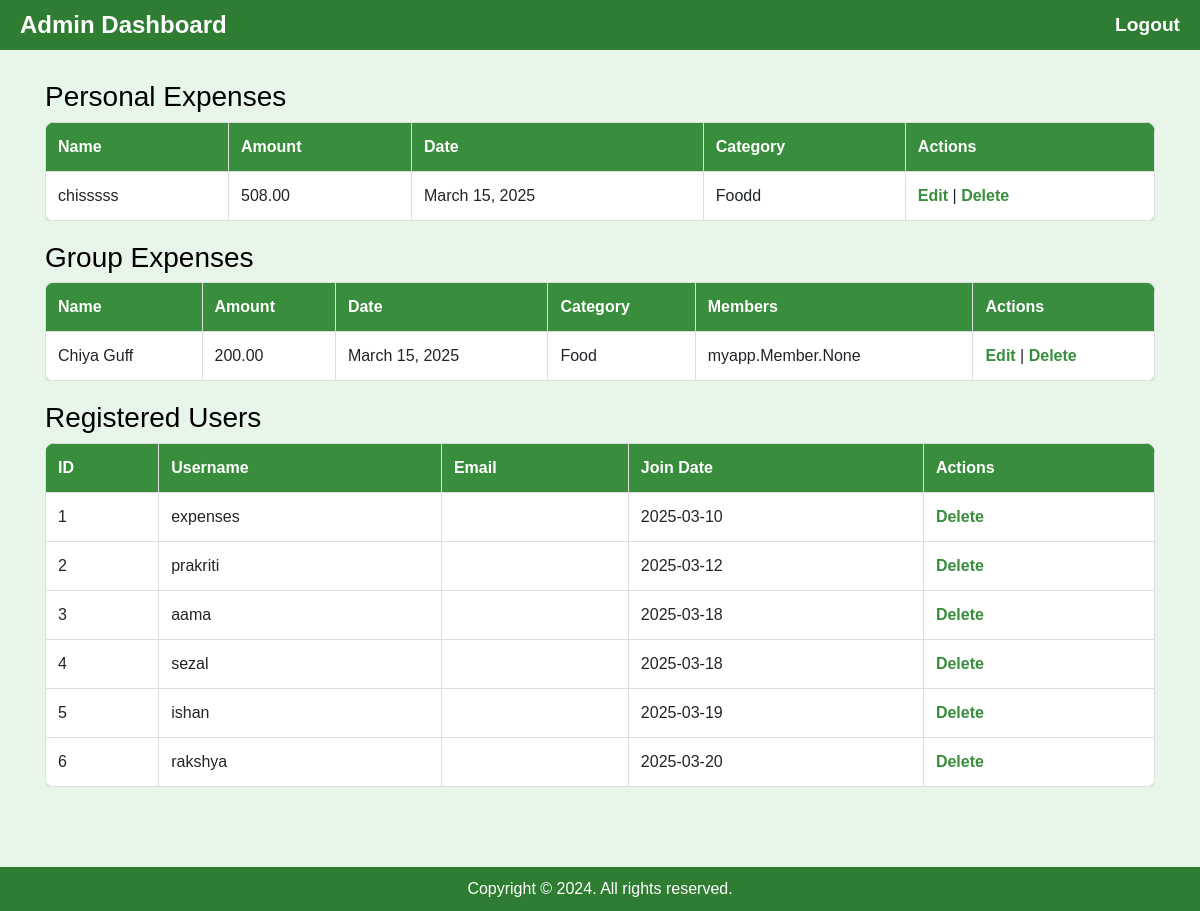
Before: /admin-dashboard/ (signed in) with the older database file.
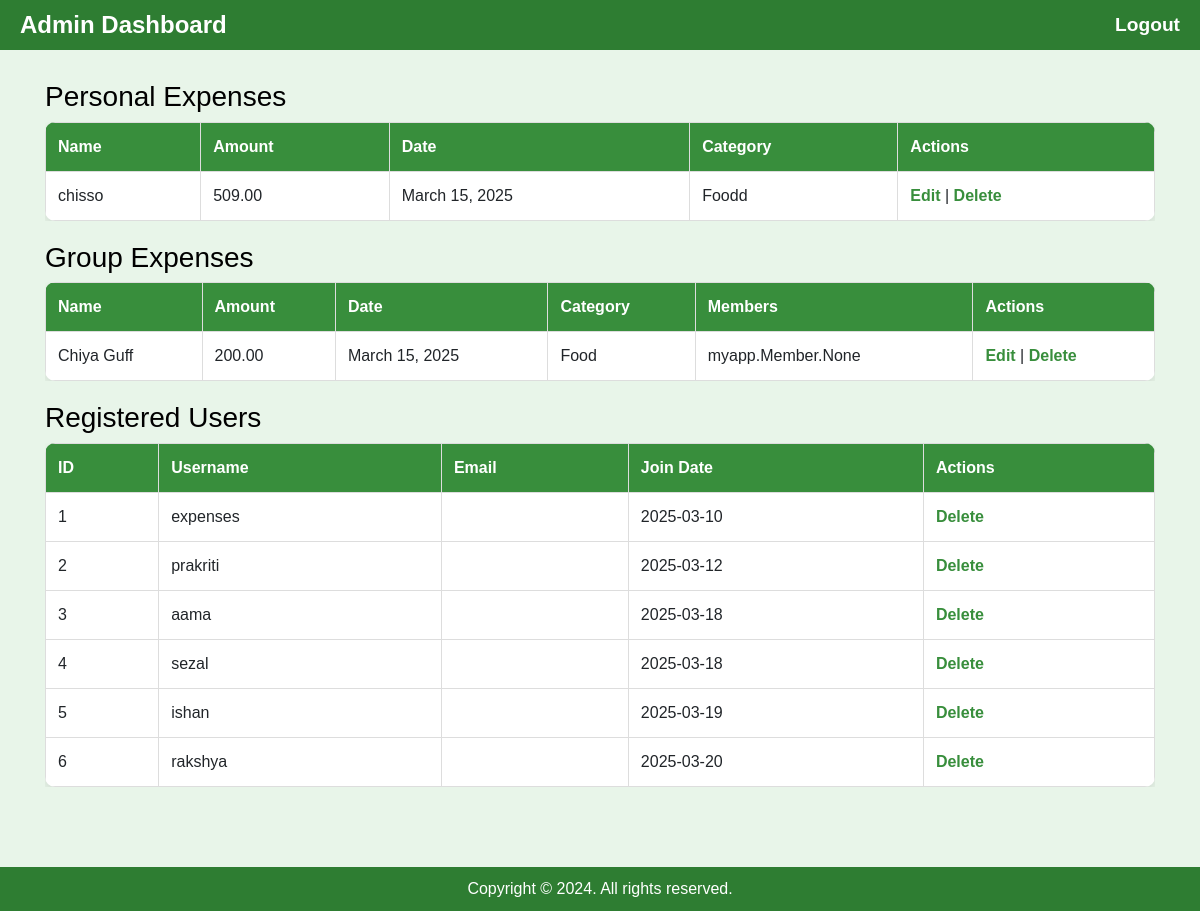
After: the same page with the newer database file.
### myapp/models.py (models this page shows, shortened)
class IndividualExpense(models.Model):
    name = models.CharField(max_length=255)
    amount = models.DecimalField(max_digits=10, decimal_places=2)
    date = models.DateField()
    category = models.CharField(max_length=100)

### myapp/views.py (the view)
# urls.py: path('admin-dashboard/', views.admin_dashboard, name='admin_dashboard'),
@user_passes_test(is_superuser, login_url='admin_login')  # Restrict non-superusers
def admin_dashboard(request):
    personal_expenses = IndividualExpense.objects.all()
    group_expenses = GroupExpense.objects.all()
    users = User.objects.all()
    context = {
        'personal_expenses': personal_expenses,
        'group_expenses': group_expenses,
         'users': users,
    }
    return render(request, 'admin_dashboard.html', context)

### myapp/views.py (called while the page is built)
def is_superuser(user):
    return user.is_authenticated and user.is_superuser

### templates/admin_dashboard.html (shortened to what the changed rows need)
<!DOCTYPE html>
<html lang="en">
<head>
    {% load static %}
    <link rel="stylesheet" href="https://cdn.jsdelivr.net/npm/bootstrap@4.0.0/dist/css/bootstrap.min.css">
</head>
<body>
    <div class="container">
        <div class="table-container">
            <table>
                <thead>
                    <tr>
                        <th>Name</th>
                        <th>Amount</th>
                        <th>Date</th>
                        <th>Category</th>
                        <th>Actions</th>
                    </tr>
                </thead>
                <tbody>
                    {% for expense in personal_expenses %}
                        <tr>
                            <td>{{ expense.name }}</td>
                            <td>{{ expense.amount }}</td>
                            <td>{{ expense.date }}</td>
                            <td>{{ expense.category }}</td>
                            <td>
                                <a href="{% url 'admin_expense_edit' expense_id=expense.id is_group='false' %}">Edit</a> |
                                <a href="{% url 'admin_expense_delete' expense_id=expense.id is_group='false' %}">Delete</a>
                            </td>
                        </tr>
                    {% endfor %}
                </tbody>
            </table>
        </div>
        <div class="table-container">
            <table>
                <thead>
                    <tr>
                        <th>Name</th>
                        <th>Amount</th>
                        <th>Date</th>
                        <th>Category</th>
                        <th>Members</th>
                        <th>Actions</th>
                    </tr>
                </thead>
            </table>
        </div>
        <div class="table-container">
            <table>
                <thead>
                    <tr>
                        <th>ID</th>
                        <th>Username</th>
                        <th>Email</th>
                        <th>Join Date</th>
                        <th>Actions</th>
                    </tr>
                </thead>
            </table>
        </div>
    </div>
</body>
</html>

Changed rows visible on the page:
changed IndividualExpense "Foodd": name "chisssss" → "chisso"; amount "508.00" → "509.00"
